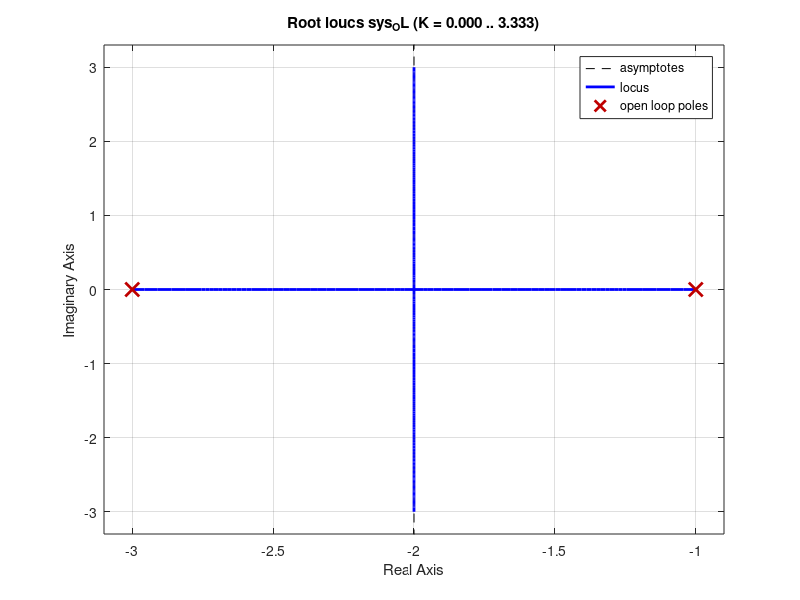
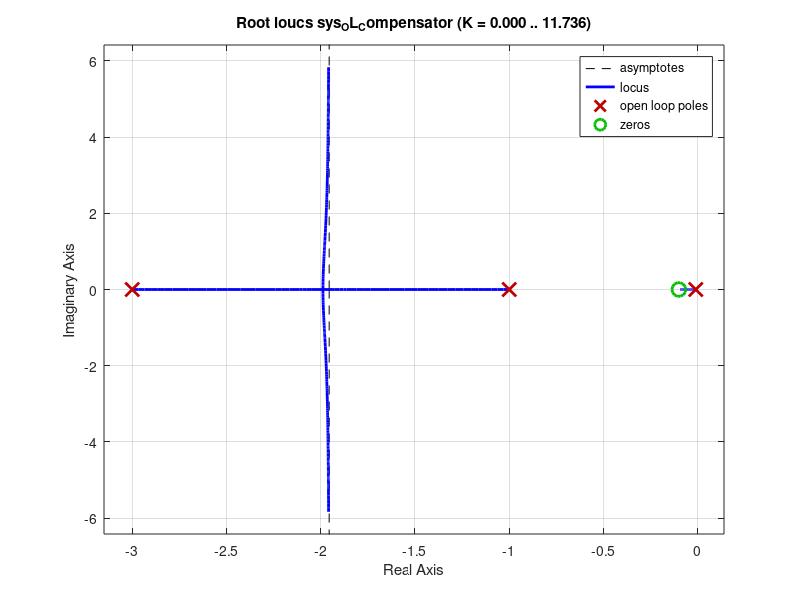
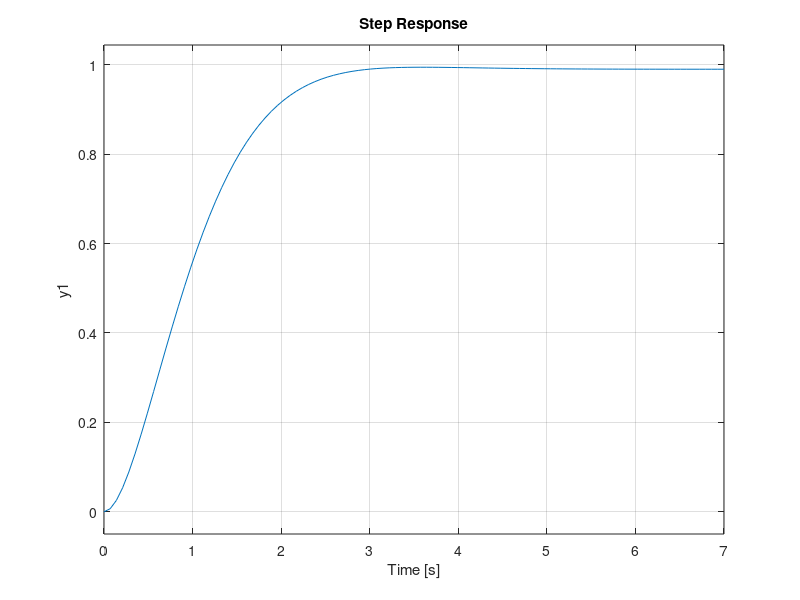

Source code (MATLAB) for these figures, in order:
%changing zero position to change constant position
% to reduce steady state error

clear; 
clc;

sys_OL=tf(3,poly([-1 -3]));
sys_CL=feedback(sys_OL,1);
figure(1)
rlocus(sys_OL)
grid on;

sys_OL_Compensator=series(sys_OL,tf([1 .1],[1 .01]));
sys_CL_Compensator=feedback(sys_OL_Compensator,1);
figure(2)
rlocus(sys_OL_Compensator)
grid on;

figure(3)
step(sys_CL)
hold on;
grid on;
ylim([0 1.2])
for x=.1:.1:1
    sys_OL_Compensator=series(sys_OL,tf([1 x],[1 .01]));
    sys_CL_Compensator=feedback(sys_OL_Compensator,1);
    step(sys_CL_Compensator);
     
end
hold off;